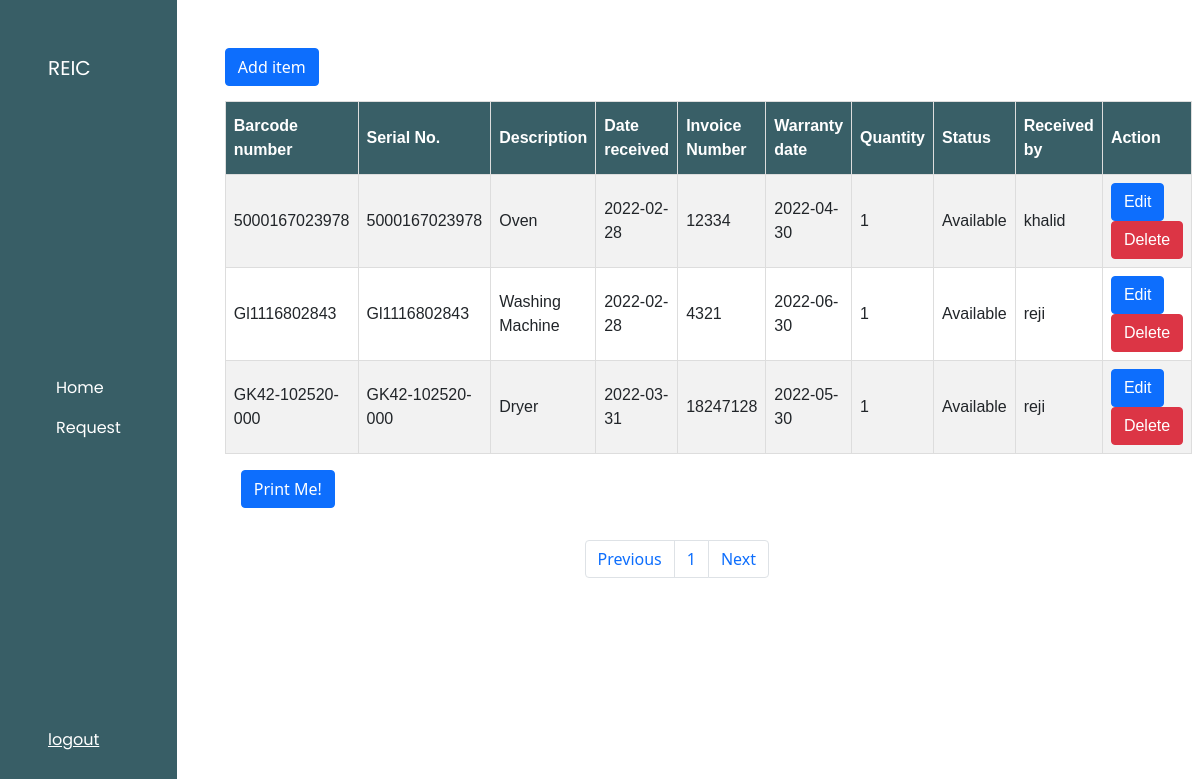
/user/restocking.php, run on the app's committed database.
### tables this page shows
CREATE TABLE `inventory` (
  `inventory_id` int(5) NOT NULL,
  `barcode_number` varchar(255) NOT NULL,
  `serial_no` varchar(255) NOT NULL,
  `appliances` varchar(255) NOT NULL,
  `date` date NOT NULL,
  `invoice_no` varchar(255) NOT NULL,
  `warranty_date` date NOT NULL,
  `quantity` int(5) NOT NULL,
  `Status` varchar(255) NOT NULL,
  `user` int(5) NOT NULL
);

CREATE TABLE `account` (
  `ACCOUNT_ID` int(5) NOT NULL,
  `EMAIL` varchar(255) NOT NULL,
  `PASSWORD` varchar(255) NOT NULL,
  `PERMISSION` varchar(255) NOT NULL
);

### user/restocking.php (the view, shortened to what this page needs)
<!DOCTYPE html>
<html lang="en">
<head>
    <link rel="stylesheet" href="https://cdn.jsdelivr.net/npm/bootstrap@5.1.3/dist/css/bootstrap.min.css">
    <link rel="stylesheet" href="../css/user_styles/user_style.css">
</head>
<body>
    <div class="d-flex flex-row dashboard">
        <nav class="navbar navbar-expand-lg p-5 flex-column align-items-start menu">
            <a class="navbar-brand text-white" href="#">REIC</a>
            <div class="collapse navbar-collapse" id="collapsibleNavbar">
             <ul class="navbar-nav flex-column">
                    <li class="nav-item active">
                        <a href="user.php" class="nav-link text-white">Home</a>
                    </li>
                    <li class="nav-item active">
                        <a href="request.php" class="nav-link text-white">Request</a>
                    </li>
                </ul>
            </div>
            <a href="../index.php" class="logout text-white">logout</a>
        </nav>
        <div class="p-5 col-10">
            <div class="column-header">
                <div class="column-header-2">
                    <button type="button" class="btn btn-primary" data-toggle="modal" data-target="#exampleModalCenter">
                        Add item
                    </button>
                </div>
                                    <?php
                                        include("../db/dbconn.php");
                                        $sql = "Select * from account";
                                        $result = mysqli_query($dbconn, $sql);
                                        $number_of_results = mysqli_num_rows($result);
                                    ?>
        </div>
            <div id="printableArea">
                <table id="customers">
                    <tr>
                    <th>Barcode number</th>
                    <th>Serial No.</th>
                    <th>Description</th>
                    <th>Date received</th>
                    <th>Invoice Number</th>
                    <th>Warranty date</th>
                    <th>Quantity</th>
                    <th>Status</th>
                    <th>Received by</th>
                    <th>Action</th>
                    </tr>
                    <?php
                    include("../db/dbconn.php");
                    $results_per_page = 15;
                    $number_of_pages = ceil($number_of_results/$results_per_page);
                    if(!isset($_GET['page'])){
                        $page = 1;
                    }else{
                        $page = $_GET['page'];
                    }
                    $this_page_first_result = ($page-1)*$results_per_page;
                    $sql = "SELECT barcode_number,serial_no,appliances,date,invoice_no,warranty_date,quantity,Status,account.email,account.account_id
                    FROM inventory LEFT JOIN account ON inventory.user=account.account_id ORDER BY date LIMIT ".$this_page_first_result.",".$results_per_page;
                    $result = mysqli_query($dbconn, $sql);
                    while ($row = mysqli_fetch_array($result)) {
                        echo "<tr><td class=row_".$row['barcode_number'].">".$row['barcode_number']."</td>
                        <td class='serial'>".$row['serial_no']."</td>
                        <td>".$row['appliances']."</td>
                        <td>".$row['date']."</td>
                        <td>".$row['invoice_no']."</td>
                        <td>".$row['warranty_date']."</td>
                        <td>".$row['quantity']."</td>
                        <td>".$row['Status']."</td>
                        <td>".$row['email']."</td>
                        <td style='display:none'>".$row['account_id']."</td>
                        <td><button class='btn btn-primary btn_edit' data-toggle='modal' data-target='#editmodal' id='editbtn'>Edit</button>
                        <button class='btn btn-danger btn_delete' data-toggle='modal' data-target='#deletemodal'>Delete</button></td></tr>";
                    }
                    $Previous = $page-1;
                    $Next = $page+1;
                    ?>
                </table>
            </div>
            <div>
                <button class="btn btn-primary m-3 print">Print Me!</button>
            </div>
            <nav aria-label="Page navigation example" class="pagination">
                <ul class="pagination">
                    <li class="page-item">
                        <a href="restocking.php?page=<?=$Previous;?>" class="page-link">Previous</a>
                    </li>
                <?php
                    for($page=1; $page<=$number_of_pages; $page++){
                        echo    '<li class="page-item">
                                <a class="page-link" href="restocking.php?page='.$page.'">'.$page.'</a>
                            </li>';
                    }
                ?>
                        <li class="page-item">
                            <a href="restocking.php?page=<?=$Next;?>" class="page-link">Next</a>
                        </li>
                    </ul>
            </nav>
    </div>
</body>
</html>

### css/user_styles/user_style.css (style rules this page uses)
* { padding: 0; margin: 0; -webkit-box-sizing: border-box; box-sizing: border-box; }
body { background-color: white; }
.dashboard { height: 100vh; }
.menu { font-family: 'Poppins', sans-serif; background-color: #385e66; }
#customers { font-family: Arial, Helvetica, sans-serif; border-collapse: collapse; width: 100%; margin-top: 15px; }
#customers td, #customers th { border: 1px solid #ddd; padding: 8px; }
#customers tr:nth-child(even) { background-color: #f2f2f2; }
#customers th { padding-top: 12px; padding-bottom: 12px; text-align: left; background-color: #395F67; color: white; }
.pagination { padding: .5em; -webkit-box-pack: center; -ms-flex-pack: center; justify-content: center; }

### data on the page
inventory: barcode_number "5000167023978", serial_no "5000167023978", appliances "Oven", date "2022-02-28", invoice_no "12334", warranty_date "2022-04-30", quantity "1", Status "Available", user.EMAIL "khalid"
inventory: barcode_number "Gl1116802843", serial_no "Gl1116802843", appliances "Washing Machine", date "2022-02-28", invoice_no "4321", warranty_date "2022-06-30", quantity "1", Status "Available", user.EMAIL "reji"
inventory: barcode_number "GK42-102520-000", serial_no "GK42-102520-000", appliances "Dryer", date "2022-03-31", invoice_no "18247128", warranty_date "2022-05-30", quantity "1", Status "Available", user.EMAIL "reji"
